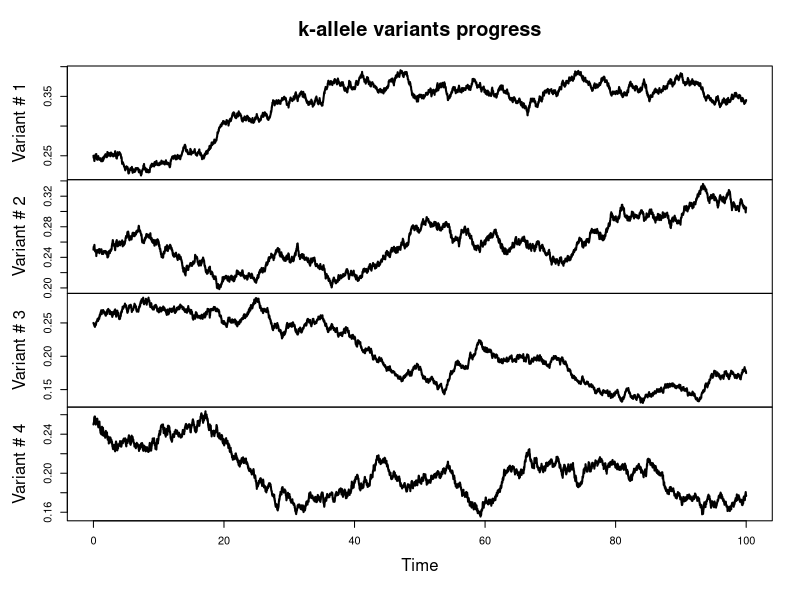
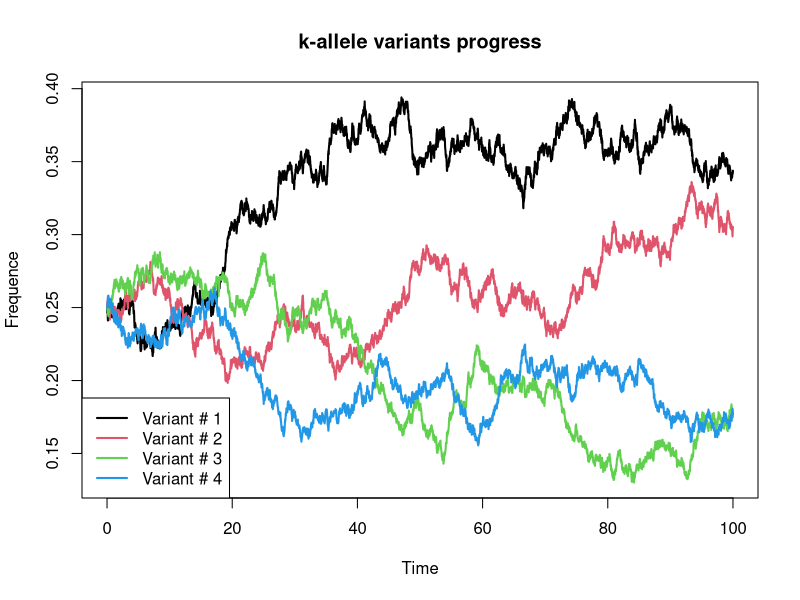

These figures' R source, in order:
#Euler Model
allele_freq<-function(k, Ne, tempo_sim, deltat){
  N<-round(tempo_sim/deltat)
  z<-matrix(NA, nrow=round(N)+1, ncol = k) 
  z[1,]<-rep(1/k,k)           #E(z(0))=1/k=z(0)
  ztilde<-z[, 1:(k-1)]        #z restriction
  #Ã generated as a time-dep hypermatrix,
  Atilde <- array(NA, dim = c(N, k-1, k-1))
  for (t in 1:N) {
    for (i in 1:(k-1)) {
      for (j in 1:(k-1)) {
        delta_ij <- ifelse(i == j, 1, 0)
        Atilde[t, i, j] <- (1 / (2 * Ne)) * ztilde[t, i] * (delta_ij - ztilde[t, j])
      }
    }
    #Writing the Euler model of the sde
    autov<-eigen(Atilde[t, , ], symmetric = TRUE)
    V_sqrt<-sqrt(pmax(autov$values, 0))  #Decomposizione spettrale invece di cholesky
    Q<-autov$vectors                     #ancora dubbi su valori negativi, come chol()
    
    L <- Q %*% diag(V_sqrt, nrow = k-1)
    
    dW <- rnorm(k - 1, mean = 0, sd = sqrt(deltat))
    ztilde[t+1, ] <- ztilde[t, ] + L %*% dW
    if(sum(ztilde[t+1,])>1){break}
  }
  z[,1:(k-1)]<-ztilde
  for (h in 1:(N+1)) {
    z[h,k]<-1-sum(ztilde[h,])
  }
  
  return(ts(z, start = 0, deltat = deltat))
}
set.seed(111)
K<-4
evoluzione<-allele_freq(k=K, Ne=1000, tempo_sim = 100, deltat = 0.01)
colnames(evoluzione)<-paste("Variant #", 1:K)
#Plot 1 (each variant progression)
plot(evoluzione, col = 1:K, lwd=2,
     main = "k-allele variants progress",
     ylab = "Frequence", xlab = "Time")
#Plot 2 (multiprogression with legenda)
plot(evoluzione, plot.type = "single", col = 1:K, lwd=2,
     main = "k-allele variants progress",
     ylab = "Frequence", xlab = "Time")
legend("bottomleft",
       legend = colnames(evoluzione),
       col = 1:K,
       lwd = 2)
